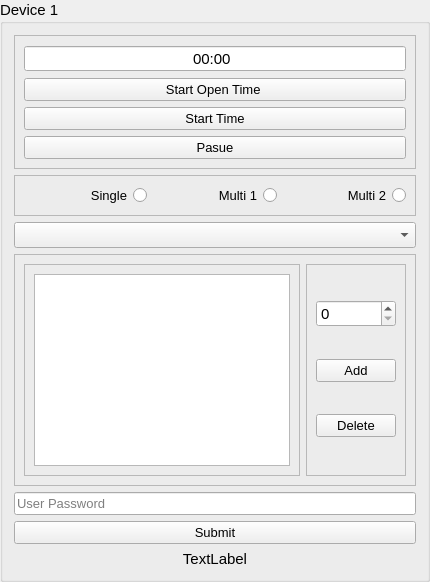
     <widget class="QGroupBox" name="groupBox_6">
      <property name="font">
       <font>
        <pointsize>11</pointsize>
       </font>
      </property>
      <property name="layoutDirection">
       <enum>Qt::LeftToRight</enum>
      </property>
      <property name="locale">
       <locale language="English" country="UnitedStates"/>
      </property>
      <property name="title">
       <string>Device 1</string>
      </property>
      <property name="flat">
       <bool>false</bool>
      </property>
      <layout class="QGridLayout" name="gridLayout_27">
       <item row="5" column="0">
        <widget class="QLineEdit" name="lineEdit_6">
         <property name="font">
          <font>
           <pointsize>10</pointsize>
          </font>
         </property>
         <property name="text">
          <string/>
         </property>
         <property name="echoMode">
          <enum>QLineEdit::Password</enum>
         </property>
         <property name="placeholderText">
          <string>User Password</string>
         </property>
        </widget>
       </item>
       <item row="7" column="0">
        <widget class="QLabel" name="label_6">
         <property name="frameShape">
          <enum>QFrame::NoFrame</enum>
         </property>
         <property name="frameShadow">
          <enum>QFrame::Sunken</enum>
         </property>
         <property name="lineWidth">
          <number>1</number>
         </property>
         <property name="midLineWidth">
          <number>0</number>
         </property>
         <property name="text">
          <string>TextLabel</string>
         </property>
         <property name="textFormat">
          <enum>Qt::AutoText</enum>
         </property>
         <property name="scaledContents">
          <bool>true</bool>
         </property>
         <property name="alignment">
          <set>Qt::AlignCenter</set>
         </property>
         <property name="wordWrap">
          <bool>false</bool>
         </property>
        </widget>
       </item>
       <item row="6" column="0">
        <widget class="QPushButton" name="submit_bttn_6">
         <property name="font">
          <font>
           <pointsize>10</pointsize>
          </font>
         </property>
         <property name="text">
          <string>Submit</string>
         </property>
        </widget>
       </item>
       <item row="3" column="0">
        <widget class="QComboBox" name="comboBox_6"/>
       </item>
       <item row="2" column="0">
        <widget class="QFrame" name="frame_28">
         <property name="frameShape">
          <enum>QFrame::StyledPanel</enum>
         </property>
         <property name="frameShadow">
          <enum>QFrame::Raised</enum>
         </property>
         <layout class="QHBoxLayout" name="horizontalLayout_6">
          <item>
           <widget class="QRadioButton" name="single_radioBttn_6">
            <property name="font">
             <font>
              <pointsize>10</pointsize>
             </font>
            </property>
            <property name="layoutDirection">
             <enum>Qt::RightToLeft</enum>
            </property>
            <property name="text">
             <string>Single</string>
            </property>
           </widget>
          </item>
          <item>
           <widget class="QRadioButton" name="multi1_radioBttn_6">
            <property name="font">
             <font>
              <pointsize>10</pointsize>
             </font>
            </property>
            <property name="layoutDirection">
             <enum>Qt::RightToLeft</enum>
            </property>
            <property name="text">
             <string>Multi 1</string>
            </property>
           </widget>
          </item>
          <item>
           <widget class="QRadioButton" name="multi2_radioBttn_6">
            <property name="font">
             <font>
              <pointsize>10</pointsize>
             </font>
            </property>
            <property name="layoutDirection">
             <enum>Qt::RightToLeft</enum>
            </property>
            <property name="text">
             <string>Multi 2</string>
            </property>
           </widget>
          </item>
         </layout>
        </widget>
       </item>
       <item row="1" column="0">
        <widget class="QFrame" name="frame_29">
         <property name="frameShape">
          <enum>QFrame::StyledPanel</enum>
         </property>
         <property name="frameShadow">
          <enum>QFrame::Raised</enum>
         </property>
         <layout class="QGridLayout" name="gridLayout_28">
          <item row="1" column="0">
           <widget class="QPushButton" name="start_open_time_bttn_6">
            <property name="font">
             <font>
              <pointsize>10</pointsize>
             </font>
            </property>
            <property name="layoutDirection">
             <enum>Qt::RightToLeft</enum>
            </property>
            <property name="autoFillBackground">
             <bool>false</bool>
            </property>
            <property name="text">
             <string>Start Open Time </string>
            </property>
            <property name="flat">
             <bool>false</bool>
            </property>
           </widget>
          </item>
          <item row="2" column="0">
           <widget class="QPushButton" name="start_time_bttn_6">
            <property name="font">
             <font>
              <pointsize>10</pointsize>
             </font>
            </property>
            <property name="text">
             <string>Start Time</string>
            </property>
           </widget>
          </item>
          <item row="3" column="0">
           <widget class="QPushButton" name="pause_bttn_6">
            <property name="font">
             <font>
              <pointsize>10</pointsize>
             </font>
            </property>
            <property name="text">
             <string>Pasue</string>
            </property>
           </widget>
          </item>
          <item row="0" column="0">
           <widget class="QTimeEdit" name="timeEdit_6">
            <property name="palette">
             <palette>
              <active>
               <colorrole role="Highlight">
                <brush brushstyle="SolidPattern">
                 <color alpha="255">
                  <red>173</red>
                  <green>178</green>
                  <blue>181</blue>
                 </color>
                </brush>
               </colorrole>
              </active>
              <inactive>
               <colorrole role="Highlight">
                <brush brushstyle="SolidPattern">
                 <color alpha="255">
                  <red>173</red>
                  <green>178</green>
                  <blue>181</blue>
                 </color>
                </brush>
               </colorrole>
              </inactive>
              <disabled>
               <colorrole role="Highlight">
                <brush brushstyle="SolidPattern">
                 <color alpha="255">
                  <red>51</red>
                  <green>153</green>
                  <blue>255</blue>
                 </color>
                </brush>
               </colorrole>
              </disabled>
             </palette>
            </property>
            <property name="font">
             <font>
              <pointsize>11</pointsize>
              <weight>50</weight>
              <bold>false</bold>
             </font>
            </property>
            <property name="alignment">
             <set>Qt::AlignCenter</set>
            </property>
            <property name="buttonSymbols">
             <enum>QAbstractSpinBox::NoButtons</enum>
            </property>
            <property name="accelerated">
             <bool>false</bool>
            </property>
            <property name="displayFormat">
             <string>hh:mm </string>
            </property>
           </widget>
          </item>
         </layout>
        </widget>
       </item>
       <item row="4" column="0">
        <widget class="QFrame" name="frame_30">
         <property name="frameShape">
          <enum>QFrame::StyledPanel</enum>
         </property>
         <property name="frameShadow">
          <enum>QFrame::Raised</enum>
         </property>
         <layout class="QGridLayout" name="gridLayout_29">
          <item row="0" column="0">
           <widget class="QFrame" name="frame_31">
            <property name="frameShape">
             <enum>QFrame::StyledPanel</enum>
            </property>
            <property name="frameShadow">
             <enum>QFrame::Raised</enum>
            </property>
            <layout class="QGridLayout" name="gridLayout_30">
             <item row="0" column="0">
              <widget class="QListWidget" name="listWidget_6"/>
             </item>
            </layout>
           </widget>
          </item>
          <item row="0" column="1">
           <widget class="QFrame" name="frame_32">
            <property name="frameShape">
             <enum>QFrame::StyledPanel</enum>
            </property>
            <property name="frameShadow">
             <enum>QFrame::Raised</enum>
            </property>
            <layout class="QGridLayout" name="gridLayout_31">
             <item row="3" column="0">
              <widget class="QPushButton" name="add_bttn_6">
               <property name="font">
                <font>
                 <pointsize>10</pointsize>
                </font>
               </property>
               <property name="text">
                <string>Add</string>
               </property>
              </widget>
             </item>
             <item row="4" column="0">
              <widget class="QPushButton" name="delete_bttn_6">
               <property name="font">
                <font>
                 <pointsize>10</pointsize>
                </font>
               </property>
               <property name="text">
                <string>Delete</string>
               </property>
              </widget>
             </item>
             <item row="2" column="0">
              <widget class="QSpinBox" name="spinBox_6"/>
             </item>
            </layout>
           </widget>
          </item>
         </layout>
        </widget>
       </item>
      </layout>
     </widget>
